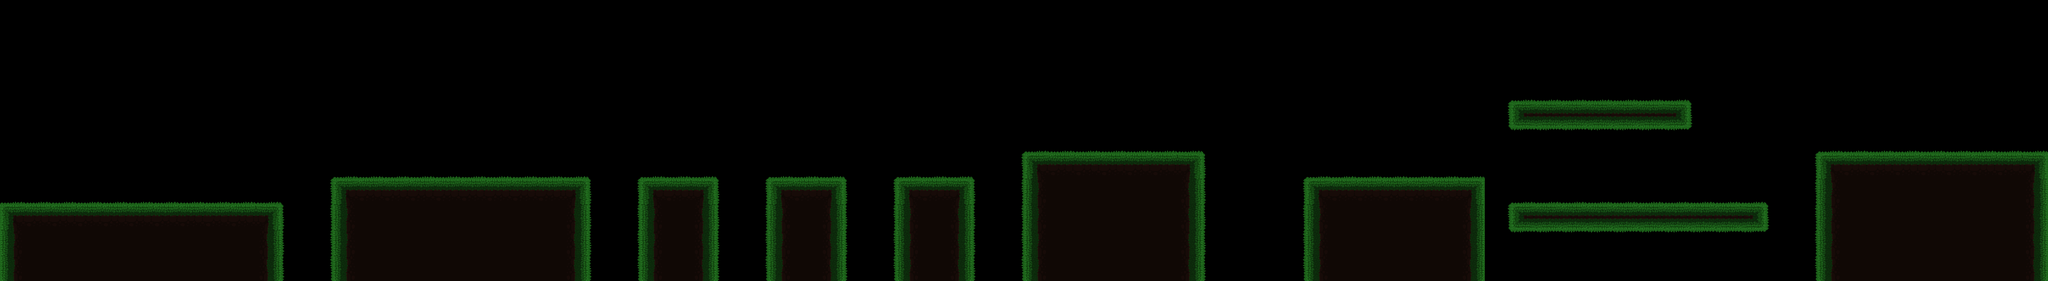

A 2D game scene composited from a Tiled map and its tileset images. What follows is a short description and the map's XML, with every tile layer's data as written:
An orthogonal 80x11 tile map with 64x64 px tiles, 2 tile layers (terrain, grass), 2 tilesets.

<map version="1.10" tiledversion="1.10.2" orientation="orthogonal" renderorder="right-down" width="80" height="11" tilewidth="64" tileheight="64" infinite="0" nextlayerid="3" nextobjectid="1">
 <tileset firstgid="1" source="../tilesets/forest/terrain_tiles.tsx" />
 <tileset firstgid="17" source="../tilesets/forest/grass_tiles.tsx" />
 <layer id="1" name="terrain" width="80" height="11">
  <data encoding="csv">
0,0,0,0,0,0,0,0,0,0,0,0,0,0,0,0,0,0,0,0,0,0,0,0,0,0,0,0,0,0,0,0,0,0,0,0,0,0,0,0,0,0,0,0,0,0,0,0,0,0,0,0,0,0,0,0,0,0,0,0,0,0,0,0,0,0,0,0,0,0,0,0,0,0,0,0,0,0,0,0,
0,0,0,0,0,0,0,0,0,0,0,0,0,0,0,0,0,0,0,0,0,0,0,0,0,0,0,0,0,0,0,0,0,0,0,0,0,0,0,0,0,0,0,0,0,0,0,0,0,0,0,0,0,0,0,0,0,0,0,0,0,0,0,0,0,0,0,0,0,0,0,0,0,0,0,0,0,0,0,0,
0,0,0,0,0,0,0,0,0,0,0,0,0,0,0,0,0,0,0,0,0,0,0,0,0,0,0,0,0,0,0,0,0,0,0,0,0,0,0,0,0,0,0,0,0,0,0,0,0,0,0,0,0,0,0,0,0,0,0,0,0,0,0,0,0,0,0,0,0,0,0,0,0,0,0,0,0,0,0,0,
0,0,0,0,0,0,0,0,0,0,0,0,0,0,0,0,0,0,0,0,0,0,0,0,0,0,0,0,0,0,0,0,0,0,0,0,0,0,0,0,0,0,0,0,0,0,0,0,0,0,0,0,0,0,0,0,0,0,0,0,0,0,0,0,0,0,0,0,0,0,0,0,0,0,0,0,0,0,0,0,
0,0,0,0,0,0,0,0,0,0,0,0,0,0,0,0,0,0,0,0,0,0,0,0,0,0,0,0,0,0,0,0,0,0,0,0,0,0,0,0,0,0,0,0,0,0,0,0,0,0,0,0,0,0,0,0,0,0,0,13,14,14,14,14,14,15,0,0,0,0,0,0,0,0,0,0,0,0,0,0,
0,0,0,0,0,0,0,0,0,0,0,0,0,0,0,0,0,0,0,0,0,0,0,0,0,0,0,0,0,0,0,0,0,0,0,0,0,0,0,0,0,0,0,0,0,0,0,0,0,0,0,0,0,0,0,0,0,0,0,0,0,0,0,0,0,0,0,0,0,0,0,0,0,0,0,0,0,0,0,0,
0,0,0,0,0,0,0,0,0,0,0,0,0,0,0,0,0,0,0,0,0,0,0,0,0,0,0,0,0,0,0,0,0,0,0,0,0,0,0,0,1,2,2,2,2,2,3,0,0,0,0,0,0,0,0,0,0,0,0,0,0,0,0,0,0,0,0,0,0,0,0,1,2,2,2,2,2,2,2,3,
0,0,0,0,0,0,0,0,0,0,0,0,0,1,2,2,2,2,2,2,2,2,3,0,0,1,2,3,0,0,1,2,3,0,0,1,2,3,0,0,5,6,6,6,6,6,7,0,0,0,0,1,2,2,2,2,2,3,0,0,0,0,0,0,0,0,0,0,0,0,0,5,6,6,6,6,6,6,6,7,
1,2,2,2,2,2,2,2,2,2,3,0,0,5,6,6,6,6,6,6,6,6,7,0,0,5,6,7,0,0,5,6,7,0,0,5,6,7,0,0,5,6,6,6,6,6,7,0,0,0,0,5,6,6,6,6,6,7,0,13,14,14,14,14,14,14,14,14,15,0,0,5,6,6,6,6,6,6,6,7,
5,6,6,6,6,6,6,6,6,6,7,0,0,5,6,6,6,6,6,6,6,6,7,0,0,5,6,7,0,0,5,6,7,0,0,5,6,7,0,0,5,6,6,6,6,6,7,0,0,0,0,5,6,6,6,6,6,7,0,0,0,0,0,0,0,0,0,0,0,0,0,5,6,6,6,6,6,6,6,7,
5,6,6,6,6,6,6,6,6,6,7,0,0,5,6,6,6,6,6,6,6,6,7,0,0,5,6,7,0,0,5,6,7,0,0,5,6,7,0,0,5,6,6,6,6,6,7,0,0,0,0,5,6,6,6,6,6,7,0,0,0,0,0,0,0,0,0,0,0,0,0,5,6,6,6,6,6,6,6,7
</data>
 </layer>
 <layer id="2" name="grass" width="80" height="11">
  <data encoding="csv">
0,0,0,0,0,0,0,0,0,0,0,0,0,0,0,0,0,0,0,0,0,0,0,0,0,0,0,0,0,0,0,0,0,0,0,0,0,0,0,0,0,0,0,0,0,0,0,0,0,0,0,0,0,0,0,0,0,0,0,0,0,0,0,0,0,0,0,0,0,0,0,0,0,0,0,0,0,0,0,0,
0,0,0,0,0,0,0,0,0,0,0,0,0,0,0,0,0,0,0,0,0,0,0,0,0,0,0,0,0,0,0,0,0,0,0,0,0,0,0,0,0,0,0,0,0,0,0,0,0,0,0,0,0,0,0,0,0,0,0,0,0,0,0,0,0,0,0,0,0,0,0,0,0,0,0,0,0,0,0,0,
0,0,0,0,0,0,0,0,0,0,0,0,0,0,0,0,0,0,0,0,0,0,0,0,0,0,0,0,0,0,0,0,0,0,0,0,0,0,0,0,0,0,0,0,0,0,0,0,0,0,0,0,0,0,0,0,0,0,0,0,0,0,0,0,0,0,0,0,0,0,0,0,0,0,0,0,0,0,0,0,
0,0,0,0,0,0,0,0,0,0,0,0,0,0,0,0,0,0,0,0,0,0,0,0,0,0,0,0,0,0,0,0,0,0,0,0,0,0,0,0,0,0,0,0,0,0,0,0,0,0,0,0,0,0,0,0,0,0,0,17,17,17,17,17,17,17,0,0,0,0,0,0,0,0,0,0,0,0,0,0,
0,0,0,0,0,0,0,0,0,0,0,0,0,0,0,0,0,0,0,0,0,0,0,0,0,0,0,0,0,0,0,0,0,0,0,0,0,0,0,0,0,0,0,0,0,0,0,0,0,0,0,0,0,0,0,0,0,0,20,0,0,0,0,0,0,0,19,0,0,0,0,0,0,0,0,0,0,0,0,0,
0,0,0,0,0,0,0,0,0,0,0,0,0,0,0,0,0,0,0,0,0,0,0,0,0,0,0,0,0,0,0,0,0,0,0,0,0,0,0,0,17,17,17,17,17,17,17,0,0,0,0,0,0,0,0,0,0,0,0,18,18,18,18,18,18,18,0,0,0,0,0,17,17,17,17,17,17,17,17,17,
0,0,0,0,0,0,0,0,0,0,0,0,0,17,17,17,17,17,17,17,17,17,17,0,0,17,17,17,0,0,17,17,17,0,0,17,17,17,0,20,0,0,0,0,0,0,0,19,0,0,0,17,17,17,17,17,17,17,0,0,0,0,0,0,0,0,0,0,0,0,20,0,0,0,0,0,0,0,0,0,
17,17,17,17,17,17,17,17,17,17,17,0,20,0,0,0,0,0,0,0,0,0,0,19,20,0,0,0,19,20,0,0,0,19,20,0,0,0,19,20,0,0,0,0,0,0,0,19,0,0,20,0,0,0,0,0,0,0,0,17,17,17,17,17,17,17,17,17,17,0,20,0,0,0,0,0,0,0,0,0,
0,0,0,0,0,0,0,0,0,0,0,19,20,0,0,0,0,0,0,0,0,0,0,19,20,0,0,0,19,20,0,0,0,19,20,0,0,0,19,20,0,0,0,0,0,0,0,19,0,0,20,0,0,0,0,0,0,0,20,0,0,0,0,0,0,0,0,0,0,19,20,0,0,0,0,0,0,0,0,0,
0,0,0,0,0,0,0,0,0,0,0,19,20,0,0,0,0,0,0,0,0,0,0,19,20,0,0,0,19,20,0,0,0,19,20,0,0,0,19,20,0,0,0,0,0,0,0,19,0,0,20,0,0,0,0,0,0,0,0,18,18,18,18,18,18,18,18,18,18,0,20,0,0,0,0,0,0,0,0,0,
0,0,0,0,0,0,0,0,0,0,0,19,20,0,0,0,0,0,0,0,0,0,0,19,20,0,0,0,19,20,0,0,0,19,20,0,0,0,19,20,0,0,0,0,0,0,0,19,0,0,20,0,0,0,0,0,0,0,0,0,0,0,0,0,0,0,0,0,0,0,20,0,0,0,0,0,0,0,0,0
</data>
 </layer>
</map>
